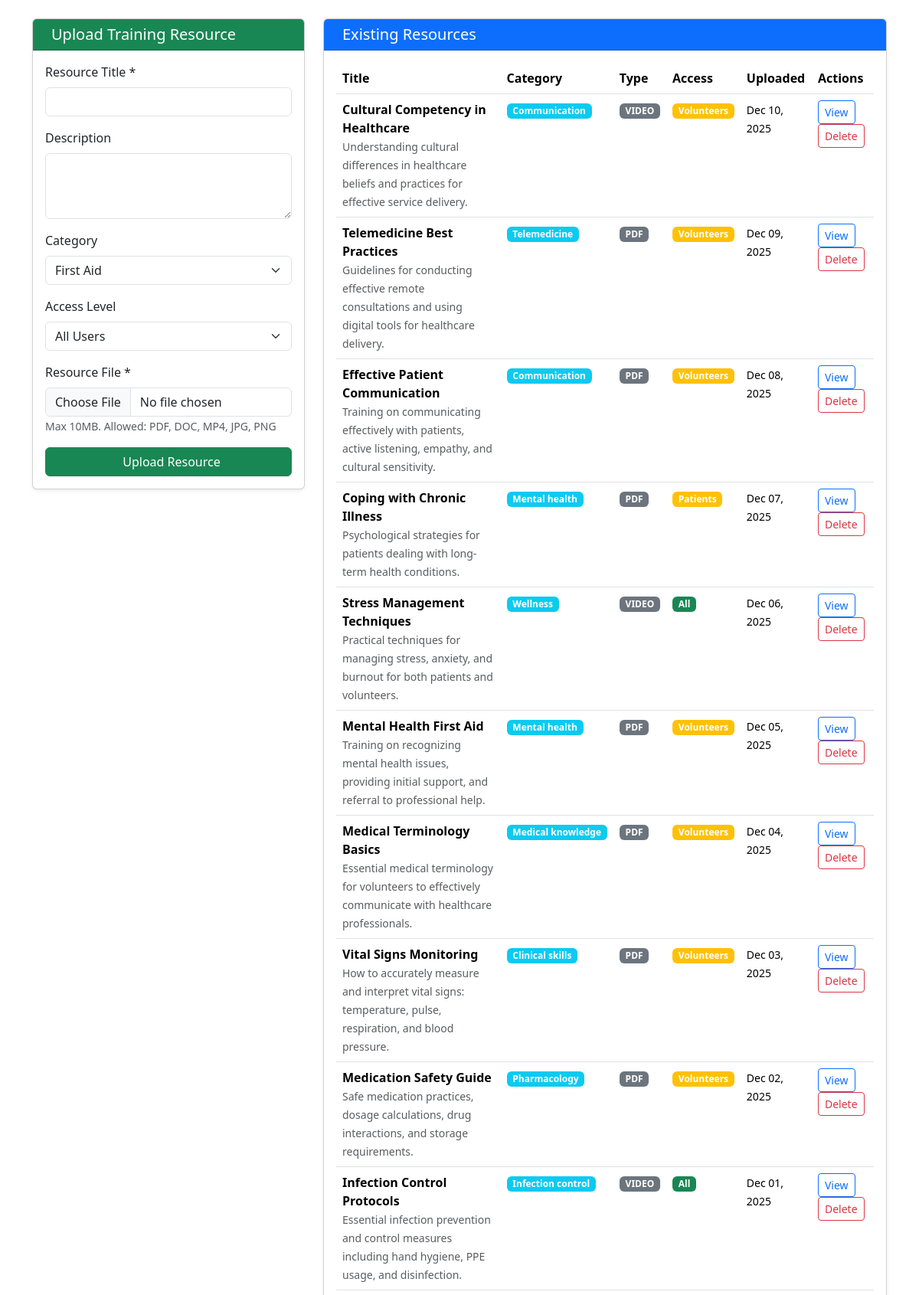
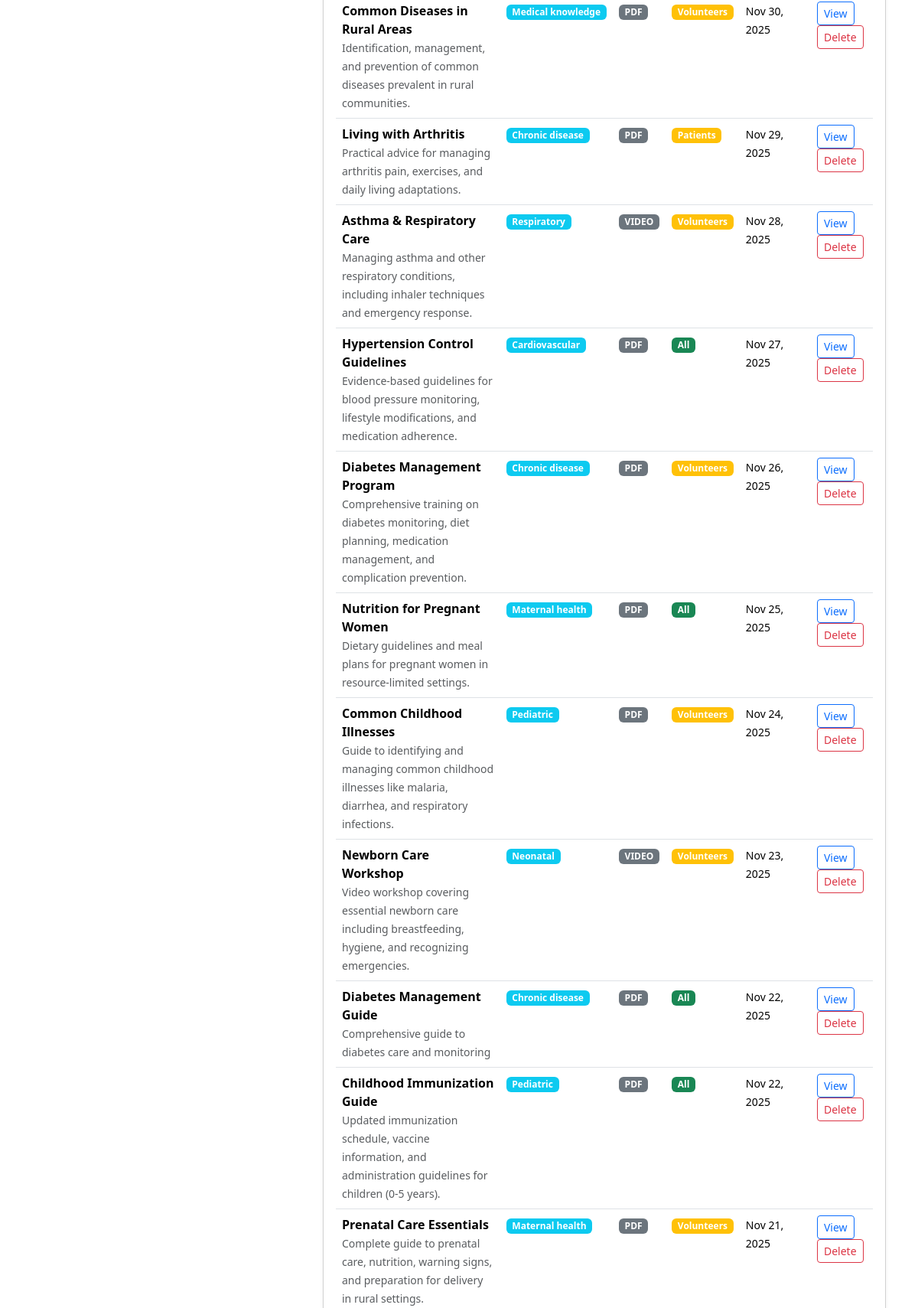
The page /views/auth/admin-resources.php (signed in, upper part) on the database its author committed (2 pictures, top to bottom).
### tables this page shows
CREATE TABLE `hc_training_resources` (
  `id` int(11) NOT NULL,
  `title` varchar(255) DEFAULT NULL,
  `description` text DEFAULT NULL,
  `category` varchar(100) DEFAULT NULL,
  `file_path` varchar(500) DEFAULT NULL,
  `file_type` enum('pdf','video','document','quiz') DEFAULT NULL,
  `uploaded_by_admin_id` int(11) DEFAULT NULL,
  `upload_date` timestamp NOT NULL DEFAULT current_timestamp(),
  `access_level` enum('all','volunteers','doctors','patients') DEFAULT NULL,
  `is_active` tinyint(1) DEFAULT 1,
  `duration_minutes` int(11) DEFAULT 0,
  `total_views` int(11) DEFAULT 0,
  `difficulty_level` enum('beginner','intermediate','advanced') DEFAULT 'beginner',
  `tags` text DEFAULT NULL
);

### views/auth/admin-resources.php (the view, shortened to what this page needs)
<?php
require_once '../../app/config/database.php';
$sql = "SELECT * FROM hc_training_resources ORDER BY upload_date DESC";
$stmt = $pdo->query($sql);
$resources = $stmt->fetchAll();
?>
<!DOCTYPE html>
<html lang="en">
<head>
    <link href="https://cdn.jsdelivr.net/npm/bootstrap@5.3.2/dist/css/bootstrap.min.css" rel="stylesheet">
</head>
<body>
    <div class="container mt-4">
        <div class="row">
            <div class="col-md-4">
                <div class="card shadow-sm">
                    <div class="card-header bg-success text-white">
                        <h5 class="mb-0"><i class="fas fa-upload me-2"></i> Upload Training Resource</h5>
                    </div>
                    <div class="card-body">
                        <form method="POST" enctype="multipart/form-data">
                            <div class="mb-3">
                                <label class="form-label">Resource Title *</label>
                                <input type="text" name="title" class="form-control" required>
                            </div>
                            <div class="mb-3">
                                <label class="form-label">Description</label>
                                <textarea name="description" class="form-control" rows="3"></textarea>
                            </div>
                            <div class="mb-3">
                                <label class="form-label">Category</label>
                                <select name="category" class="form-select">
                                    <option value="first_aid">First Aid</option>
                                </select>
                            </div>
                            <div class="mb-3">
                                <label class="form-label">Access Level</label>
                                <select name="access_level" class="form-select">
                                    <option value="all">All Users</option>
                                </select>
                            </div>
                            <div class="mb-3">
                                <label class="form-label">Resource File *</label>
                                <input type="file" name="resource_file" class="form-control" accept=".pdf,.doc,.docx,.mp4,.jpg,.png" required>
                                <small class="text-muted">Max 10MB. Allowed: PDF, DOC, MP4, JPG, PNG</small>
                            </div>
                            <button type="submit" class="btn btn-success w-100">
                                <i class="fas fa-upload me-2"></i> Upload Resource
                            </button>
                        </form>
                    </div>
                </div>
            </div>
            <div class="col-md-8">
                <div class="card shadow-sm">
                    <div class="card-header bg-primary text-white">
                        <h5 class="mb-0"><i class="fas fa-book-medical me-2"></i> Existing Resources</h5>
                    </div>
                    <div class="card-body">
                        <?php if (empty($resources)): ?>
                            <p class="text-muted text-center">No resources uploaded yet.</p>
                        <?php else: ?>
                            <div class="table-responsive">
                                <table class="table table-hover">
                                    <thead>
                                        <tr>
                                            <th>Title</th>
                                            <th>Category</th>
                                            <th>Type</th>
                                            <th>Access</th>
                                            <th>Uploaded</th>
                                            <th>Actions</th>
                                        </tr>
                                    </thead>
                                    <tbody>
                                        <?php foreach ($resources as $resource): ?>
                                            <tr>
                                                <td>
                                                    <strong><?php echo htmlspecialchars($resource['title']); ?></strong><br>
                                                    <small class="text-muted"><?php echo htmlspecialchars($resource['description']); ?></small>
                                                </td>
                                                <td>
                                                    <span class="badge bg-info">
                                                        <?php echo ucfirst(str_replace('_', ' ', $resource['category'])); ?>
                                                    </span>
                                                </td>
                                                <td>
                                                    <span class="badge bg-secondary">
                                                        <?php echo strtoupper($resource['file_type']); ?>
                                                    </span>
                                                </td>
                                                <td>
                                                    <span class="badge bg-<?php echo $resource['access_level'] === 'all' ? 'success' : 'warning'; ?>">
                                                        <?php echo ucfirst($resource['access_level']); ?>
                                                    </span>
                                                </td>
                                                <td>
                                                    <small><?php echo date('M d, Y', strtotime($resource['upload_date'])); ?></small>
                                                </td>
                                                <td>
                                                    <a href="../../uploads/resources/<?php echo $resource['file_path']; ?>"
                                                       target="_blank" class="btn btn-sm btn-outline-primary">
                                                        <i class="fas fa-download"></i> View
                                                    </a>
                                                    <button class="btn btn-sm btn-outline-danger">
                                                        <i class="fas fa-trash"></i> Delete
                                                    </button>
                                                </td>
                                            </tr>
                                        <?php endforeach; ?>
                                    </tbody>
                                </table>
                            </div>
                        <?php endif; ?>
                    </div>
                </div>
            </div>
        </div>
    </div>
</body>
</html>

### rows shown on the page
hc_training_resources: title "Cultural Competency in Healthcare", description "Understanding cultural differences in healthcare beliefs and practices for effective service delivery.", category "Communication", file_type "VIDEO", access_level "Volunteers", upload_date "Dec 10, 2025"
hc_training_resources: title "Telemedicine Best Practices", description "Guidelines for conducting effective remote consultations and using digital tools for healthcare delivery.", category "Telemedicine", file_type "PDF", access_level "Volunteers", upload_date "Dec 09, 2025"
hc_training_resources: title "Effective Patient Communication", description "Training on communicating effectively with patients, active listening, empathy, and cultural sensitivity.", category "Communication", file_type "PDF", access_level "Volunteers", upload_date "Dec 08, 2025"
hc_training_resources: title "Coping with Chronic Illness", description "Psychological strategies for patients dealing with long-term health conditions.", category "Mental health", file_type "PDF", access_level "Patients", upload_date "Dec 07, 2025"
hc_training_resources: title "Stress Management Techniques", description "Practical techniques for managing stress, anxiety, and burnout for both patients and volunteers.", category "Wellness", file_type "VIDEO", access_level "All", upload_date "Dec 06, 2025"
hc_training_resources: title "Mental Health First Aid", description "Training on recognizing mental health issues, providing initial support, and referral to professional help.", category "Mental health", file_type "PDF", access_level "Volunteers", upload_date "Dec 05, 2025"
hc_training_resources: title "Medical Terminology Basics", description "Essential medical terminology for volunteers to effectively communicate with healthcare professionals.", category "Medical knowledge", file_type "PDF", access_level "Volunteers", upload_date "Dec 04, 2025"
hc_training_resources: title "Vital Signs Monitoring", description "How to accurately measure and interpret vital signs: temperature, pulse, respiration, and blood pressure.", category "Clinical skills", file_type "PDF", access_level "Volunteers", upload_date "Dec 03, 2025"
hc_training_resources: title "Medication Safety Guide", description "Safe medication practices, dosage calculations, drug interactions, and storage requirements.", category "Pharmacology", file_type "PDF", access_level "Volunteers", upload_date "Dec 02, 2025"
hc_training_resources: title "Infection Control Protocols", description "Essential infection prevention and control measures including hand hygiene, PPE usage, and disinfection.", category "Infection control", file_type "VIDEO", access_level "All", upload_date "Dec 01, 2025"
hc_training_resources: title "Common Diseases in Rural Areas", description "Identification, management, and prevention of common diseases prevalent in rural communities.", category "Medical knowledge", file_type "PDF", access_level "Volunteers", upload_date "Nov 30, 2025"
hc_training_resources: title "Living with Arthritis", description "Practical advice for managing arthritis pain, exercises, and daily living adaptations.", category "Chronic disease", file_type "PDF", access_level "Patients", upload_date "Nov 29, 2025"
hc_training_resources: title "Asthma & Respiratory Care", description "Managing asthma and other respiratory conditions, including inhaler techniques and emergency response.", category "Respiratory", file_type "VIDEO", access_level "Volunteers", upload_date "Nov 28, 2025"
hc_training_resources: title "Hypertension Control Guidelines", description "Evidence-based guidelines for blood pressure monitoring, lifestyle modifications, and medication adherence.", category "Cardiovascular", file_type "PDF", access_level "All", upload_date "Nov 27, 2025"
hc_training_resources: title "Diabetes Management Program", description "Comprehensive training on diabetes monitoring, diet planning, medication management, and complication prevention.", category "Chronic disease", file_type "PDF", access_level "Volunteers", upload_date "Nov 26, 2025"
hc_training_resources: title "Nutrition for Pregnant Women", description "Dietary guidelines and meal plans for pregnant women in resource-limited settings.", category "Maternal health", file_type "PDF", access_level "All", upload_date "Nov 25, 2025"
hc_training_resources: title "Common Childhood Illnesses", description "Guide to identifying and managing common childhood illnesses like malaria, diarrhea, and respiratory infections.", category "Pediatric", file_type "PDF", access_level "Volunteers", upload_date "Nov 24, 2025"
hc_training_resources: title "Newborn Care Workshop", description "Video workshop covering essential newborn care including breastfeeding, hygiene, and recognizing emergencies.", category "Neonatal", file_type "VIDEO", access_level "Volunteers", upload_date "Nov 23, 2025"
hc_training_resources: title "Diabetes Management Guide", description "Comprehensive guide to diabetes care and monitoring", category "Chronic disease", file_type "PDF", access_level "All", upload_date "Nov 22, 2025"
hc_training_resources: title "Childhood Immunization Guide", description "Updated immunization schedule, vaccine information, and administration guidelines for children (0-5 years).", category "Pediatric", file_type "PDF", access_level "All", upload_date "Nov 22, 2025"
hc_training_resources: title "Prenatal Care Essentials", description "Complete guide to prenatal care, nutrition, warning signs, and preparation for delivery in rural settings.", category "Maternal health", file_type "PDF", access_level "Volunteers", upload_date "Nov 21, 2025"
